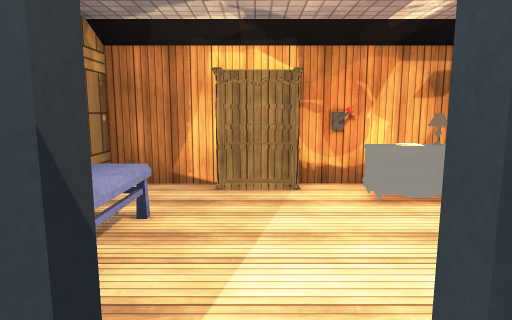
[1] (above)

14 first-person views from a walk through a Unity game level. The camera is 1.5 m above the floor, tilts 8° down and sees 75° across. Doors are open. The floor is counted in squares, 1 m on a side. Each view is taken from the middle of a square. On the plan, view 1 faces up. The plan holds only what a view shows up to about 15 squares ahead; the rest is blank. The place goes on beyond the plan. The player character is not drawn. Some surface patterns are stand-ins.

[2]
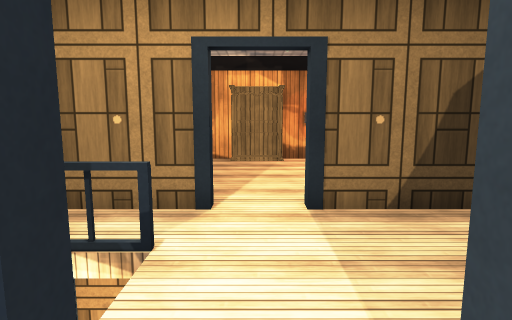

[3]
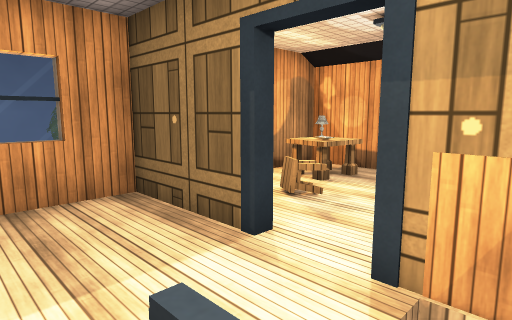

[4]
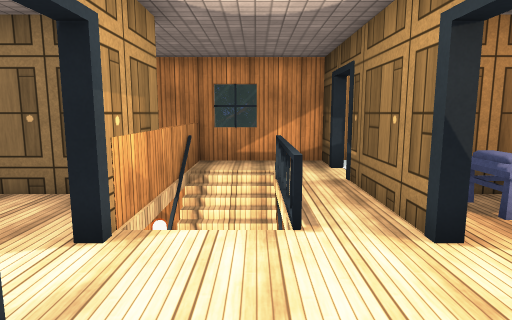

[5]
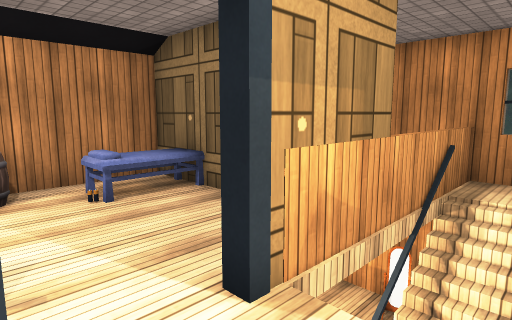

[6]
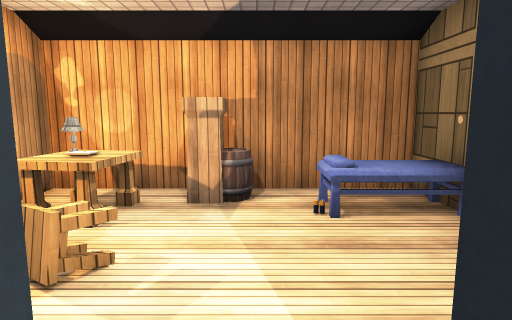

[7]
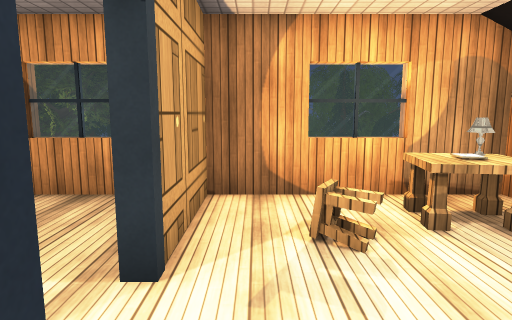

[8]
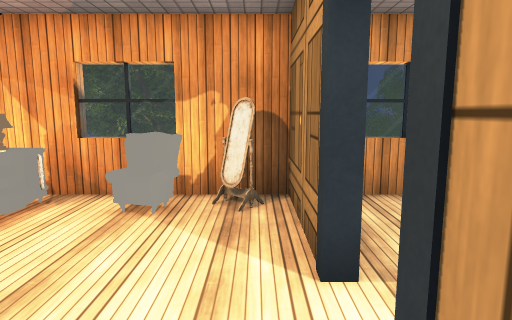

[9]
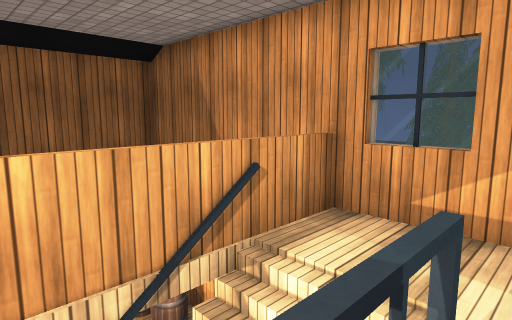

[10]
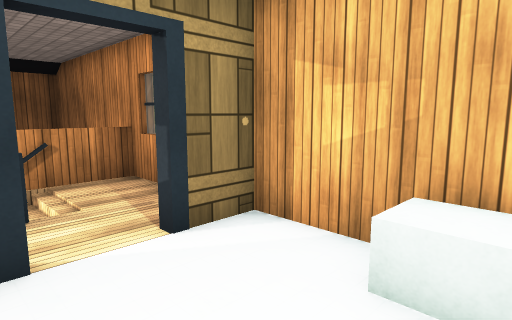

[11]
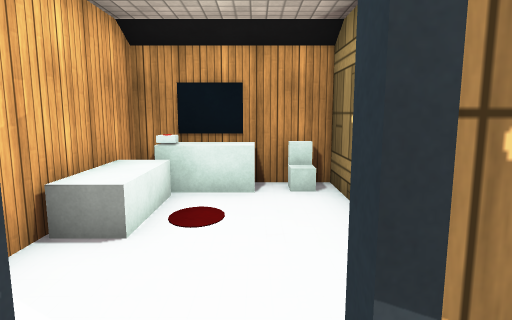

[12]
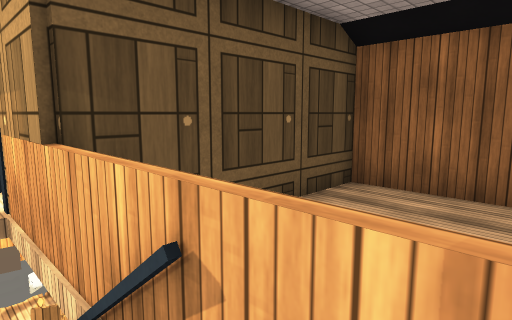

[13]
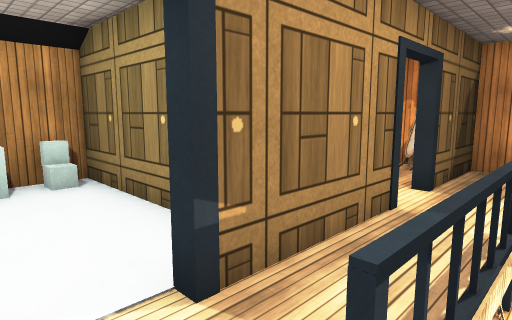

[14]
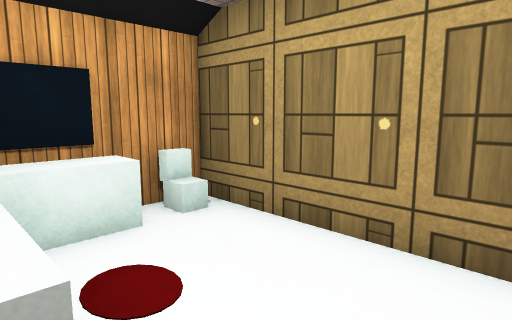

### Floor plan
Key: @ floor where view 1 was taken; # wall or solid block; x gap in a wall; . floor; / step, stairs or slope; D open door; = window, fence, low wall or low ledge; O other object.
Columns run from 8 left of view 1 to 4 right of it. Each row starts with its distance up from view 1.
  7 ####O###O####
  6 #OOO.#.O..OO#
  5 #O...#O.....=
  4 #O...#O....O=
  3 #....#O....O#
  2 #....#.....O#
  1 ##DDD###DD###
  0 #.......@...D
 -1 =../// =....D
 -2 =..//  x....#
 -3 #==#####D####
 -4 #    #......#
 -5 #    #....O.=
 -6 #    #....OO#
 -7 # ...OOO.OOO#
 -8 # ...#OOOOOO#
 -9 #############

Positions as (right, up) in squares from view 1, and headings:
1: (0, 0), facing up
2: (0, -4), facing up
3: (-2, 0), facing down-right
4: (3, -1), facing left
5: (1, -1), facing down-left
6: (0, -2), facing down
7: (-2, -4), facing right
8: (-2, 2), facing right
9: (-3, 0), facing down-left
10: (-4, 5), facing down-left
11: (-5, 0), facing up
12: (-7, -2), facing down-right
13: (-6, -1), facing up-right
14: (-7, 2), facing up-right
